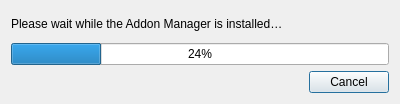
<?xml version="1.0" encoding="UTF-8"?>
<ui version="4.0">
 <class>Dialog</class>
 <widget class="QDialog" name="Dialog">
  <property name="windowModality">
   <enum>Qt::ApplicationModal</enum>
  </property>
  <property name="geometry">
   <rect>
    <x>0</x>
    <y>0</y>
    <width>400</width>
    <height>104</height>
   </rect>
  </property>
  <property name="windowTitle">
   <string>Installing Addon Manager</string>
  </property>
  <property name="modal">
   <bool>true</bool>
  </property>
  <layout class="QVBoxLayout" name="verticalLayout">
   <item>
    <widget class="QLabel" name="label">
     <property name="text">
      <string>Please wait while the Addon Manager is installed…</string>
     </property>
     <property name="wordWrap">
      <bool>true</bool>
     </property>
    </widget>
   </item>
   <item>
    <widget class="QProgressBar" name="progress_bar">
     <property name="value">
      <number>24</number>
     </property>
    </widget>
   </item>
   <item>
    <widget class="QDialogButtonBox" name="buttonBox">
     <property name="orientation">
      <enum>Qt::Horizontal</enum>
     </property>
     <property name="standardButtons">
      <set>QDialogButtonBox::Cancel</set>
     </property>
    </widget>
   </item>
  </layout>
 </widget>
 <resources/>
 <connections>
  <connection>
   <sender>buttonBox</sender>
   <signal>accepted()</signal>
   <receiver>Dialog</receiver>
   <slot>accept()</slot>
   <hints>
    <hint type="sourcelabel">
     <x>248</x>
     <y>254</y>
    </hint>
    <hint type="destinationlabel">
     <x>157</x>
     <y>274</y>
    </hint>
   </hints>
  </connection>
  <connection>
   <sender>buttonBox</sender>
   <signal>rejected()</signal>
   <receiver>Dialog</receiver>
   <slot>reject()</slot>
   <hints>
    <hint type="sourcelabel">
     <x>316</x>
     <y>260</y>
    </hint>
    <hint type="destinationlabel">
     <x>286</x>
     <y>274</y>
    </hint>
   </hints>
  </connection>
 </connections>
</ui>
